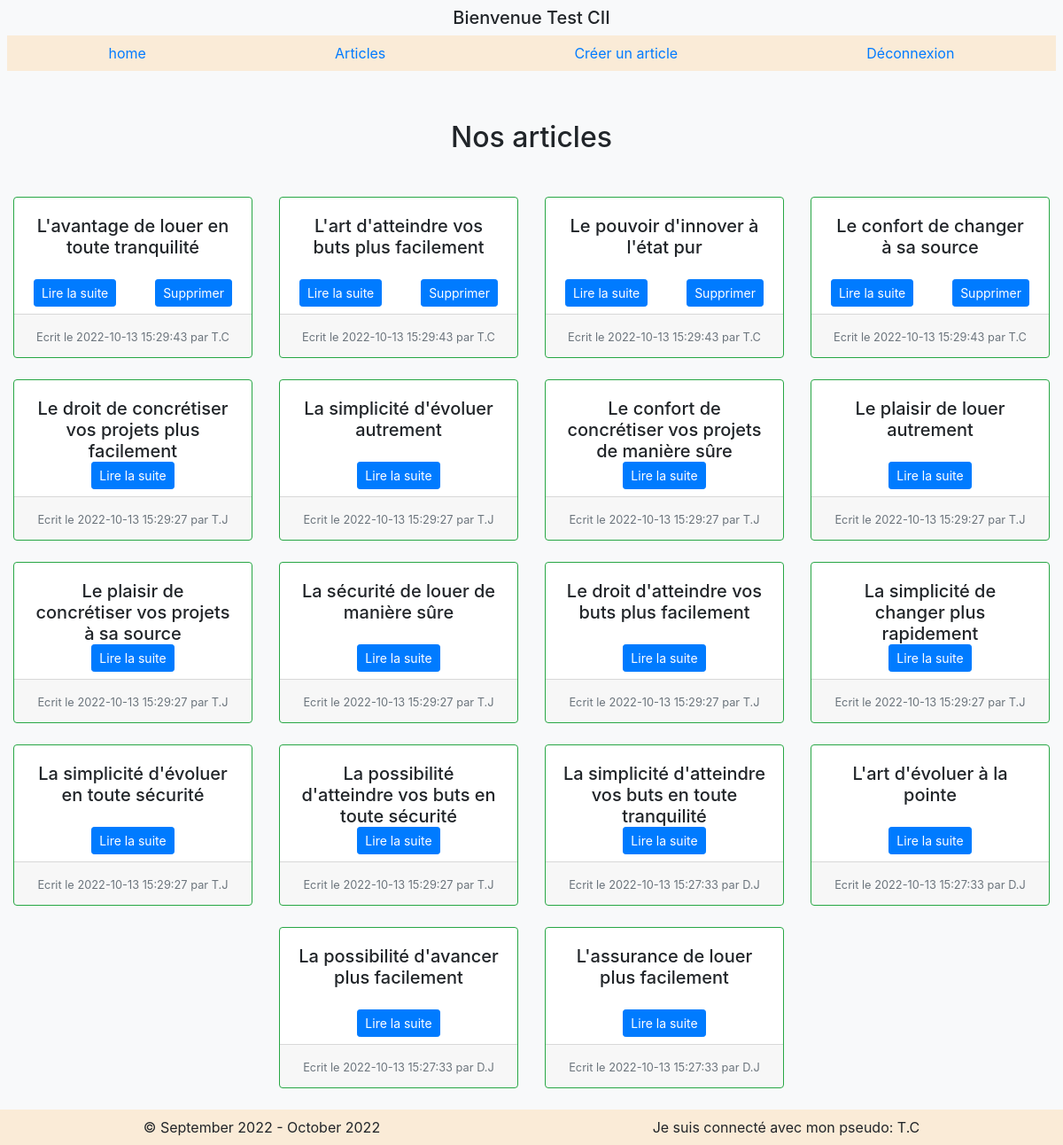
The page /front/src/controllers/articles/listArticles.php (signed in) on the database its author committed.
### tables this page shows
CREATE TABLE `articles` (
  `id` int NOT NULL AUTO_INCREMENT,
  `author` varchar(255) DEFAULT NULL,
  `title` varchar(255) NOT NULL,
  `introduction` text NOT NULL,
  `content` text NOT NULL,
  `created_at` datetime NOT NULL,
  PRIMARY KEY (`id`)
);

### front/src/controllers/articles/listArticles.php (called while the page is built, shortened)
<?php
$pdo = Database::connect();
$pdo->setAttribute(PDO::ATTR_ERRMODE, PDO::ERRMODE_EXCEPTION);
$resultats = $pdo->query('SELECT * FROM articles ORDER BY created_at DESC');
$articles = $resultats->fetchAll();
require ('../../pages/articles/listArticles.html.php');
require('../../layout/layout.html.php');

### front/src/pages/articles/listArticles.html.php (the view)
<h2 class="text-center mb-5">Nos articles</h2>
<div class="card-group text-center justify-content-center">
    <?php foreach ($articles as $article) : ?>
        <div class="col-md-3 mb-4">
            <div class="card h-100 border-success">
                <div class="card-body">
                    <h5 class="card-title" style="height:5vh"><?= $article['title'] ?></h5>
                </div>
                <div class="card-text mb-2">
                    <div class="d-flex justify-content-around">
                        <a href="../../../../front/src/controllers/articles/article.php?id=<?= $article['id'] ?>" class="btn btn-sm btn-primary">Lire la suite</a>
                        <?php if ($article['author'] === $_SESSION["pseudo"]) : ?>
                            <a href="../../../../front/src/controllers/articles/delete-article.php?id=<?= $article['id'] ?>" class="btn btn-sm btn-primary" onclick="return window.confirm(`Êtes vous sur de vouloir supprimer cet article et les commentaires associés ?!`)">Supprimer</a>
                        <?php endif; ?>
                  </div>
                </div>
                <div class="card-footer">
                    <small class="text-muted">Ecrit le <?= $article['created_at'] ?>
                        <?php if (!empty($article['author'])) : ?>
                            <span class="help-inline"><?php echo " par " . $article['author']; ?></span>
                        <?php endif; ?></small>
                </div>
            </div>
        </div>
    <?php endforeach ?>
</div>

### rows shown on the page
articles: title "L'avantage de louer en toute tranquilité", created_at "2022-10-13 15:29:43", author "T.C"
articles: title "L'art d'atteindre vos buts plus facilement", created_at "2022-10-13 15:29:43", author "T.C"
articles: title "Le pouvoir d'innover à l'état pur", created_at "2022-10-13 15:29:43", author "T.C"
articles: title "Le confort de changer à sa source", created_at "2022-10-13 15:29:43", author "T.C"
articles: title "Le droit de concrétiser vos projets plus facilement", created_at "2022-10-13 15:29:27", author "T.J"
articles: title "La simplicité d'évoluer autrement", created_at "2022-10-13 15:29:27", author "T.J"
articles: title "Le confort de concrétiser vos projets de manière sûre", created_at "2022-10-13 15:29:27", author "T.J"
articles: title "Le plaisir de louer autrement", created_at "2022-10-13 15:29:27", author "T.J"
articles: title "Le plaisir de concrétiser vos projets à sa source", created_at "2022-10-13 15:29:27", author "T.J"
articles: title "La sécurité de louer de manière sûre", created_at "2022-10-13 15:29:27", author "T.J"
articles: title "Le droit d'atteindre vos buts plus facilement", created_at "2022-10-13 15:29:27", author "T.J"
articles: title "La simplicité de changer plus rapidement", created_at "2022-10-13 15:29:27", author "T.J"
articles: title "La simplicité d'évoluer en toute sécurité", created_at "2022-10-13 15:29:27", author "T.J"
articles: title "La possibilité d'atteindre vos buts en toute sécurité", created_at "2022-10-13 15:29:27", author "T.J"
articles: title "La simplicité d'atteindre vos buts en toute tranquilité", created_at "2022-10-13 15:27:33", author "D.J"
articles: title "L'art d'évoluer à la pointe", created_at "2022-10-13 15:27:33", author "D.J"
articles: title "La possibilité d'avancer plus facilement", created_at "2022-10-13 15:27:33", author "D.J"
articles: title "L'assurance de louer plus facilement", created_at "2022-10-13 15:27:33", author "D.J"

### other values the page prints
$_SESSION["username"] "Test CII"
$_SESSION["pseudo"] "T.C"
